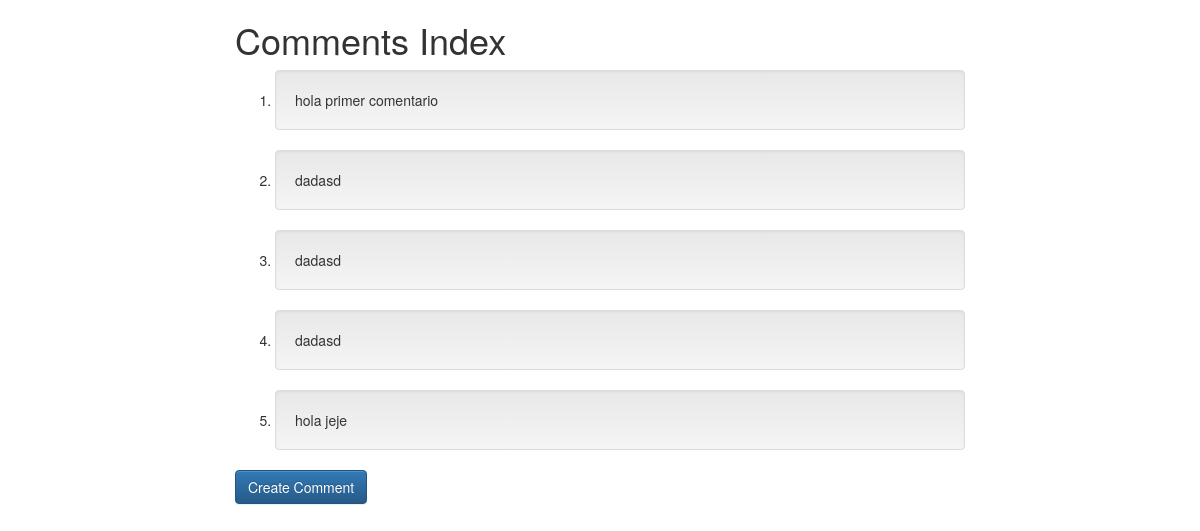
/, run on an earlier commit of the app's database.
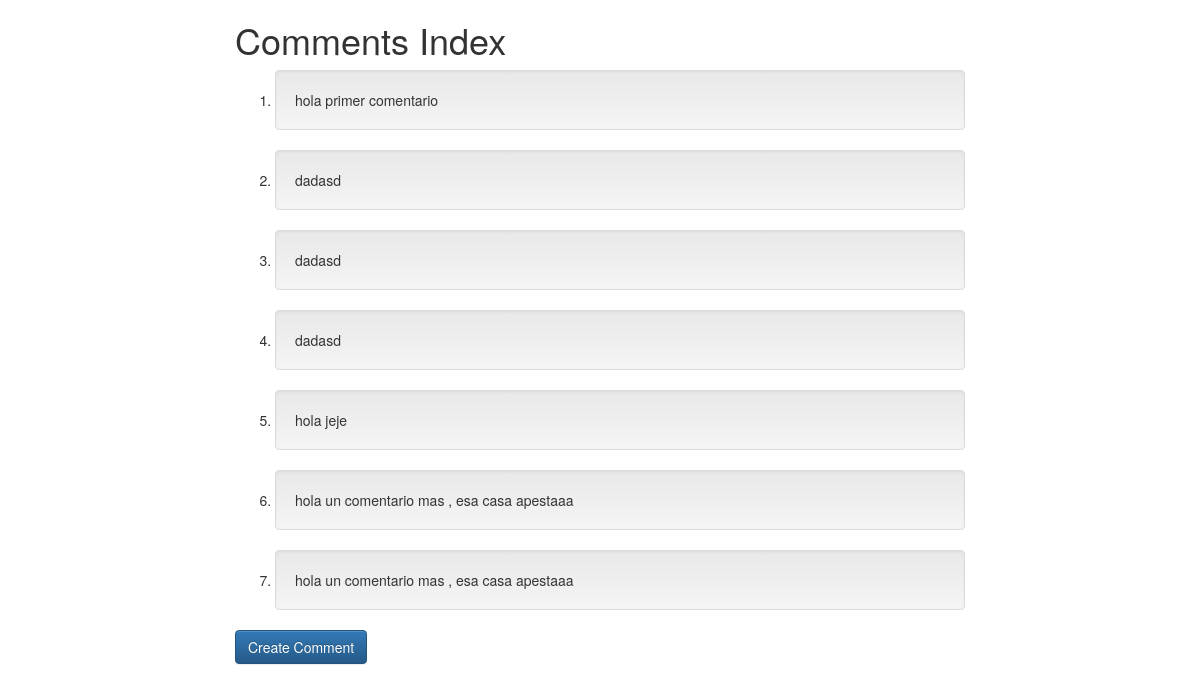
And on a later commit of the database.
### myapp/models.py (models this page shows, shortened)
class Comment(models.Model):
    body = models.TextField()
    created_data = models.DateTimeField(auto_now_add=True)
    last_updated_data = models.DateTimeField(auto_now=True)
    is_inappropriate = models.BooleanField(default=False)
    RANKING_CHOICES = (
        (0, "0"),
        (1, "1"),
        (2, "2"),
        (3, "3"),
        (4, "4"),
        (5, "5"),
    )
    ranking = models.IntegerField(choices=RANKING_CHOICES, default=0)

### myapp/views.py (the view)
# urls.py: url(r'^$', views.IndexView.as_view(), name='index'),
class IndexView(generic.ListView):
    template_name = 'myapp/index.html'
    model = Comment
    context_object_name = "Comments_list"

### myapp/templates/myapp/index.html
{% extends "base.html" %}
{% load bootstrap3 %}
{% block content %}
<div class="container">
  <div class="col-md-8 col-md-offset-2">
    <h1> Comments Index </h1>
    <ol>
        {% for comment in Comments_list %}
            <li class="well" >{{ comment.body }}</li>
        {% empty %}
        <div class="container center">
        <p class="bold">No Comments found. Add a new one!!</p>
        </div>
        {% endfor %}
    </ol>
    {% buttons %}
    <a type="submit" class="btn btn-primary" href="{% url 'myapp:create' %}">Create Comment</a>
    {% endbuttons %}
  </div>
</div>
{% endblock content %}

### myapp/templates/base.html (shortened to what this page needs)
{% load staticfiles %}
<!doctype html>
<html class="no-js">
    <head>
        <link rel="stylesheet" href="{% static 'myapp/css/bootstrap.min.css' %}">
        <link rel="stylesheet" href="{% static 'myapp/css/bootstrap-theme.min.css' %}">
    </head>
    <body>
    {% block content %} {% endblock %}
    </body>
</html>

What changed in the data, as far as the page shows it:
added Comment: body "hola un comentario mas , esa casa apestaaa"
added Comment: body "hola un comentario mas , esa casa apestaaa"
